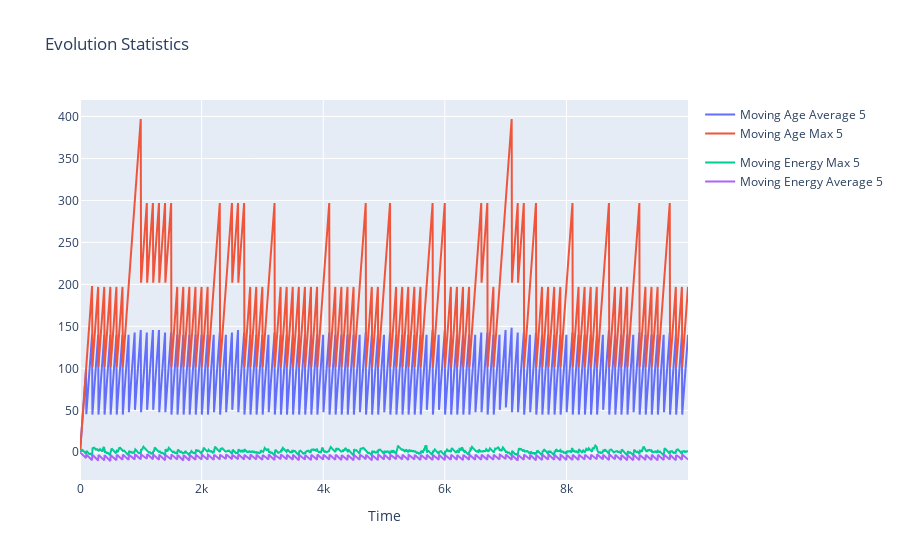

The cell this chart's notebook holds for it:
### Code cell
WINDOW = 5

moving_age_mean = org_loc[[
    'iteration', 'age'
]].groupby('iteration').mean().rolling(WINDOW).mean()

moving_age_max = org_loc[['iteration', 'age'
                          ]].groupby('iteration').max().rolling(WINDOW).mean()

moving_energy_mean = org_loc[[
    'iteration', 'energy'
]].groupby('iteration').mean().rolling(WINDOW).mean()

moving_energy_max = org_loc[[
    'iteration', 'energy'
]].groupby('iteration').max().rolling(WINDOW).mean()

x = np.arange(len(moving_age_max))

ma_age = go.Scatter(
    x=x,
    y=moving_age_mean['age'],
    name=f'Moving Age Average {WINDOW}',
    mode='lines',
    legendgroup='Age',
)
mm_age = go.Scatter(x=x,
                    y=moving_age_max['age'],
                    name=f'Moving Age Max {WINDOW}',
                    mode='lines',
                    legendgroup='Age')
ma_energy = go.Scatter(x=x,
                       y=moving_energy_mean['energy'],
                       name=f'Moving Energy Average {WINDOW}',
                       mode='lines',
                       legendgroup='Energy')
mm_energy = go.Scatter(x=x,
                       y=moving_energy_max['energy'],
                       name=f'Moving Energy Max {WINDOW}',
                       mode='lines',
                       legendgroup='Energy')

layout = go.Layout(title='Evolution Statistics',
                   xaxis=dict(title='Time'))

fig = go.Figure(data=[ma_age, mm_age, mm_energy, ma_energy], layout=layout)
fig.show()

### Figure 1 — Plotly figure (JSON) as saved in the notebook; plotly's stock layout.template omitted (floating-point values rounded to 4 significant figures; data arrays with more than 128 entries replaced by an {"elided": "..."} marker saying what was removed)
{"data": [{"legendgroup": "Age", "mode": "lines", "name": "Moving Age Average 5", "type": "scatter", "x": {"elided": "10000 int values"}, "y": {"elided": "10000 float values"}}, {"legendgroup": "Age", "mode": "lines", "name": "Moving Age Max 5", "type": "scatter", "x": {"elided": "10000 int values"}, "y": {"elided": "10000 float values"}}, {"legendgroup": "Energy", "mode": "lines", "name": "Moving Energy Max 5", "type": "scatter", "x": {"elided": "10000 int values"}, "y": {"elided": "10000 float values"}}, {"legendgroup": "Energy", "mode": "lines", "name": "Moving Energy Average 5", "type": "scatter", "x": {"elided": "10000 int values"}, "y": {"elided": "10000 float values"}}], "layout": {"title": {"text": "Evolution Statistics"}, "xaxis": {"title": {"text": "Time"}}}}
